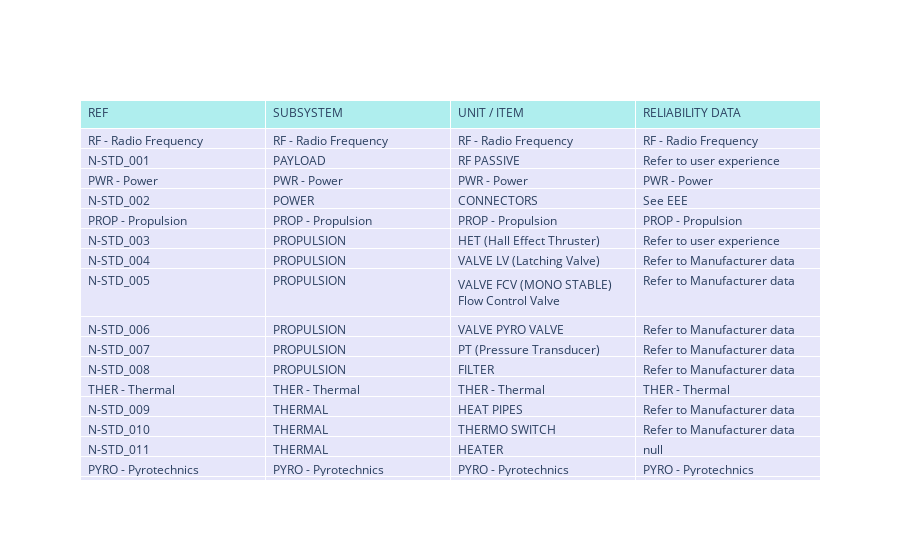

Here is the notebook cell this chart was saved with:
### Code cell
fig2 = go.Figure(data=[go.Table(
    header=dict(values=list(datas2.columns),
                fill_color='paleturquoise',
                align='left'),
    cells=dict(values=[datas2.REF, datas2.SUBSYSTEM, datas2["UNIT / ITEM"], datas2["RELIABILITY DATA"]],
               fill_color='lavender',
               align='left'))
])

fig2.show()

### Figure 1 — Plotly figure (JSON) as saved in the notebook; plotly's stock layout.template omitted (floating-point values rounded to 4 significant figures)
{"data": [{"cells": {"align": "left", "fill": {"color": "lavender"}, "values": [["RF - Radio Frequency", "N-STD_001", "PWR - Power", "N-STD_002", "PROP - Propulsion", "N-STD_003", "N-STD_004", "N-STD_005", "N-STD_006", "N-STD_007", "N-STD_008", "THER - Thermal", "N-STD_009", "N-STD_010", "N-STD_011", "PYRO - Pyrotechnics", "N-STD_012", "DEP - Deployment", "N-STD_013", "Other", "N-STD_014", "N-STD_015"], ["RF - Radio Frequency", "PAYLOAD", "PWR - Power", "POWER", "PROP - Propulsion", "PROPULSION", "PROPULSION", "PROPULSION", "PROPULSION", "PROPULSION", "PROPULSION", "THER - Thermal", "THERMAL", "THERMAL", "THERMAL", "PYRO - Pyrotechnics", "AOCS", "DEP - Deployment", "NEA", "Other", "PAYLOAD", "ALL"], ["RF - Radio Frequency", "RF PASSIVE", "PWR - Power", "CONNECTORS", "PROP - Propulsion", "HET (Hall Effect Thruster)", "VALVE LV (Latching Valve)", "VALVE FCV (MONO STABLE) Flow Control Valve", "VALVE PYRO VALVE", "PT (Pressure Transducer)", "FILTER", "THER - Thermal", "HEAT PIPES", "THERMO SWITCH", "HEATER", "PYRO - Pyrotechnics", "Pyro Actuator", "DEP - Deployment", "Non Explosive Actuator", "Other", "OPTICS", "OPTRONICS"], ["RF - Radio Frequency", "Refer to user experience", "PWR - Power", "See EEE", "PROP - Propulsion", "Refer to user experience", "Refer to Manufacturer data", "Refer to Manufacturer data", "Refer to Manufacturer data", "Refer to Manufacturer data", "Refer to Manufacturer data", "THER - Thermal", "Refer to Manufacturer data", "Refer to Manufacturer data", null, "PYRO - Pyrotechnics", "Based on Tests results (Bruceton, PROBIT, severe, one-shot, Neyer  tests)", "DEP - Deployment", null, "Other", "Based on Manufacturer data.  Mechanical models for structural failure mechanisms and radiation  degradation (wear-out).", "See EEE"]]}, "header": {"align": "left", "fill": {"color": "paleturquoise"}, "values": ["REF", "SUBSYSTEM", "UNIT / ITEM", "RELIABILITY DATA"]}, "type": "table"}], "layout": {}}
